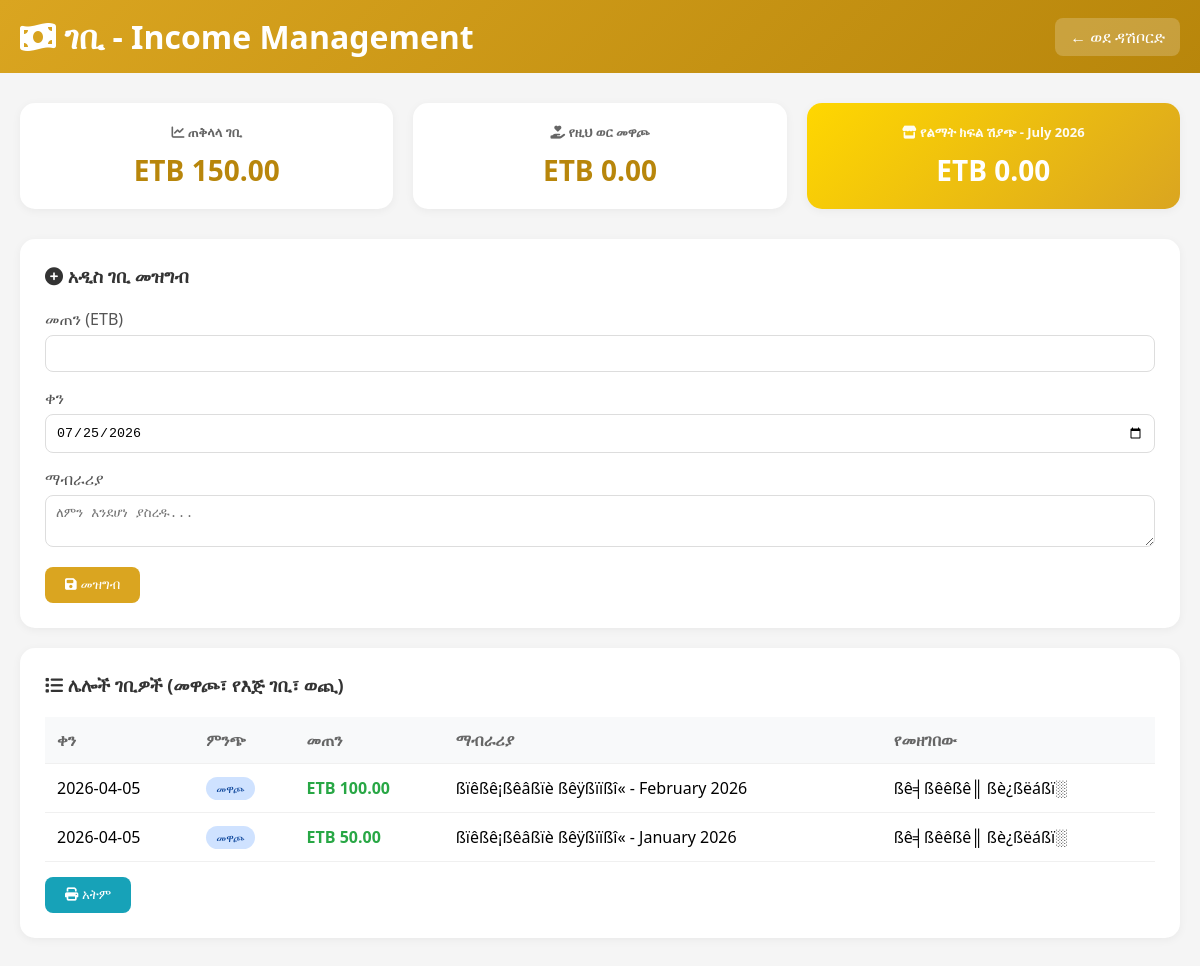
The page /nibret/gebi.php (signed in) on the database its author committed.
### tables this page shows
CREATE TABLE `income` (
  `id` int(11) NOT NULL AUTO_INCREMENT,
  `source` enum('sale','contribution','manual','expense') NOT NULL,
  `reference_id` int(11) DEFAULT NULL,
  `amount` decimal(10,2) NOT NULL,
  `description` text DEFAULT NULL,
  `recorded_by` int(11) NOT NULL,
  `recorded_date` date NOT NULL,
  `event_id` int(11) DEFAULT NULL,
  `created_at` datetime DEFAULT current_timestamp(),
  PRIMARY KEY (`id`),
  KEY `recorded_by` (`recorded_by`),
  KEY `event_id` (`event_id`),
  CONSTRAINT `income_ibfk_1` FOREIGN KEY (`recorded_by`) REFERENCES `users` (`id`),
  CONSTRAINT `income_ibfk_2` FOREIGN KEY (`event_id`) REFERENCES `events` (`id`) ON DELETE SET NULL
);

CREATE TABLE `users` (
  `id` int(11) NOT NULL AUTO_INCREMENT,
  `name` varchar(100) NOT NULL,
  `email` varchar(100) DEFAULT NULL,
  `password_hash` varchar(255) NOT NULL,
  `role_id` int(11) NOT NULL,
  `department` enum('lmat','nibret') NOT NULL,
  `is_active` tinyint(4) DEFAULT 1,
  `created_at` datetime DEFAULT current_timestamp(),
  PRIMARY KEY (`id`),
  UNIQUE KEY `unique_name` (`name`),
  KEY `role_id` (`role_id`),
  CONSTRAINT `users_ibfk_1` FOREIGN KEY (`role_id`) REFERENCES `roles` (`id`)
);

### nibret/gebi.php (the view, shortened to what this page needs)
<?php
require_once '../config/database.php';
$user_role = $_SESSION['role'];
$is_admin = ($user_role == 'Nibret_Admin');
$current_month = date('m');
$current_year = date('Y');
$month_name = date('F', mktime(0,0,0,$current_month,1));
$stmt = $pdo->prepare("SELECT SUM(amount) as total FROM income WHERE source = 'sale' AND MONTH(recorded_date) = ? AND YEAR(recorded_date) = ?");
$stmt->execute([$current_month, $current_year]);
$this_month_lmat_sales = $stmt->fetch()['total'] ?? 0;
$stmt = $pdo->prepare("SELECT i.*, u.name as recorded_by_name
                       FROM income i
                       JOIN users u ON i.recorded_by = u.id
                       WHERE i.source != 'sale'
                       ORDER BY i.recorded_date DESC, i.created_at DESC");
$stmt->execute();
$income_list = $stmt->fetchAll();
$total_income = array_sum(array_column($income_list, 'amount')) + $this_month_lmat_sales;
$stmt = $pdo->prepare("SELECT SUM(amount) as total FROM income WHERE source = 'contribution' AND MONTH(recorded_date) = MONTH(CURDATE()) AND YEAR(recorded_date) = YEAR(CURDATE())");
$stmt->execute();
$this_month_contributions = $stmt->fetch()['total'] ?? 0;
?>
<!DOCTYPE html>
<html lang="en">
<head>
    <link rel="stylesheet" href="https://cdnjs.cloudflare.com/ajax/libs/font-awesome/6.4.0/css/all.min.css">
</head>
<body>
    <div class="header">
        <h1><i class="fas fa-money-bill-wave"></i> ገቢ - Income Management</h1>
        <a href="index.php" class="back-btn">← ወደ ዳሽቦርድ</a>
    </div>
    <div class="container">
        <div class="stats-row">
            <div class="stat-box">
                <h3><i class="fas fa-chart-line"></i> ጠቅላላ ገቢ</h3>
                <div class="stat-number">ETB <?php echo number_format($total_income, 2); ?></div>
            </div>
            <div class="stat-box">
                <h3><i class="fas fa-hand-holding-heart"></i> የዚህ ወር መዋጮ</h3>
                <div class="stat-number">ETB <?php echo number_format($this_month_contributions, 2); ?></div>
            </div>
            <div class="stat-box lmat-card">
                <h3><i class="fas fa-store"></i> የልማት ክፍል ሽያጭ - <?php echo $month_name; ?> <?php echo $current_year; ?></h3>
                <div class="stat-number">ETB <?php echo number_format($this_month_lmat_sales, 2); ?></div>
            </div>
        </div>
        <?php if ($is_admin): ?>
        <div class="card">
            <h2><i class="fas fa-plus-circle"></i> አዲስ ገቢ መዝግብ</h2>
            <form method="POST">
                <div class="form-group">
                    <label>መጠን (ETB)</label>
                    <input type="number" name="amount" step="0.01" required>
                </div>
                <div class="form-group">
                    <label>ቀን</label>
                    <input type="date" name="date" value="<?php echo date('Y-m-d'); ?>" required>
                </div>
                <div class="form-group">
                    <label>ማብራሪያ</label>
                    <textarea name="description" rows="2" required placeholder="ለምን እንደሆነ ያስረዱ..."></textarea>
                </div>
                <button type="submit" name="add_income" class="btn btn-primary"><i class="fas fa-save"></i> መዝግብ</button>
            </form>
        </div>
        <?php endif; ?>
        <div class="card">
            <h2><i class="fas fa-list"></i> ሌሎች ገቢዎች (መዋጮ፣ የእጅ ገቢ፣ ወጪ)</h2>
            <div style="overflow-x: auto;">
                <table>
                    <thead>
                        <tr><th>ቀን</th><th>ምንጭ</th><th>መጠን</th><th>ማብራሪያ</th><th>የመዘገበው</th></tr>
                    </thead>
                    <tbody>
                        <?php foreach ($income_list as $inc): ?>
                        <tr>
                            <td><?php echo $inc['recorded_date']; ?></td>
                            <td>
                                <span class="source-badge source-<?php echo $inc['source']; ?>">
                                    <?php
                                    if ($inc['source'] == 'contribution') echo 'መዋጮ';
                                    elseif ($inc['source'] == 'manual') echo 'የእጅ ገቢ';
                                    elseif ($inc['source'] == 'expense') echo 'ወጪ';
                                    else echo $inc['source'];
                                    ?>
                                </span>
                             </div>
                            <td style="color: <?php echo $inc['amount'] < 0 ? '#dc3545' : '#28a745'; ?>; font-weight: bold;">
                                ETB <?php echo number_format($inc['amount'], 2); ?>
                             </div>
                            <td><?php echo htmlspecialchars($inc['description']); ?> </div>
                            <td><?php echo htmlspecialchars($inc['recorded_by_name']); ?> </div>
                          </tr>
                        <?php endforeach; ?>
            <button class="btn-print" onclick="window.print()"><i class="fas fa-print"></i> አትም</button>
</body>
</html>

### nibret/gebi.php (style rules this page uses)
:root { --primary: #DAA520; --primary-dark: #B8860B; --primary-light: #FFD700; }
* { margin: 0; padding: 0; box-sizing: border-box; }
body { font-family: 'Segoe UI', sans-serif; background: #f5f5f5; }
.header { background: linear-gradient(135deg, var(--primary), var(--primary-dark)); color: white; padding: 15px 20px; display: flex; justify-content: space-between; align-items: center; flex-wrap: wrap; gap: 10px; }
.back-btn { background: rgba(255,255,255,0.2); padding: 8px 15px; border-radius: 8px; color: white; text-decoration: none; }
.container { max-width: 1200px; margin: 30px auto; padding: 0 20px; }
.stats-row { display: grid; grid-template-columns: repeat(auto-fit, minmax(250px, 1fr)); gap: 20px; margin-bottom: 30px; }
.stat-box { background: white; padding: 20px; border-radius: 15px; text-align: center; box-shadow: 0 2px 10px rgba(0,0,0,0.05); }
.stat-box h3 { font-size: 13px; color: #666; margin-bottom: 10px; }
.stat-number { font-size: 28px; font-weight: bold; color: var(--primary-dark); }
.lmat-card { background: linear-gradient(135deg, var(--primary-light), var(--primary)); color: white; }
.lmat-card .stat-number { color: white; }
.lmat-card h3 { color: rgba(255,255,255,0.95); }
.card { background: white; border-radius: 15px; padding: 25px; margin-bottom: 20px; box-shadow: 0 2px 10px rgba(0,0,0,0.05); }
.card h2 { margin-bottom: 20px; color: #333; font-size: 18px; }
.form-group { margin-bottom: 15px; }
.form-group label { display: block; margin-bottom: 5px; color: #555; font-weight: 500; }
.form-group input, .form-group textarea { width: 100%; padding: 10px; border: 1px solid #ddd; border-radius: 8px; }
.btn { padding: 10px 20px; border: none; border-radius: 8px; cursor: pointer; }
.btn-primary { background: var(--primary); color: white; }
table { width: 100%; border-collapse: collapse; }
th, td { padding: 12px; text-align: left; border-bottom: 1px solid #f0f0f0; }
th { background: #f8f9fa; color: #666; }
.source-badge { padding: 4px 10px; border-radius: 20px; font-size: 11px; display: inline-block; }
.source-contribution { background: #cfe2ff; color: #084298; }
.btn-print { background: #17a2b8; color: white; padding: 10px 20px; border: none; border-radius: 8px; cursor: pointer; margin-top: 15px; }

### rows shown on the page
income: recorded_date "2026-04-05", source "መዋጮ", amount "100.00", description "ßïêßê¡ßêâßïè ßêÿßïïßî« - February 2026", recorded_by.name "ßê╡ßêêßê║ ßè¿ßëáßï░"
income: recorded_date "2026-04-05", source "መዋጮ", amount "50.00", description "ßïêßê¡ßêâßïè ßêÿßïïßî« - January 2026", recorded_by.name "ßê╡ßêêßê║ ßè¿ßëáßï░"

### other values the page prints
$total_income "150.00"
$this_month_contributions "0.00"
$this_month_lmat_sales "0.00"
